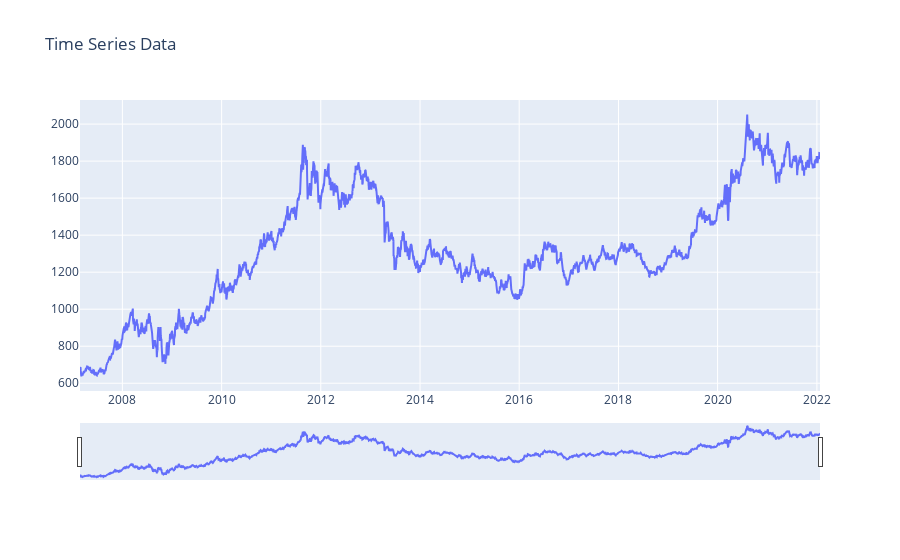

Here is the notebook cell this chart was saved with:
### Code cell
def plot_raw_data():
    fig = go.Figure()

    fig.add_trace(go.Scatter(x=data['Date'], y=data['Close'], name='stock_close'))
    fig.layout.update(title_text='Time Series Data', xaxis_rangeslider_visible=True)
    fig.show()
plot_raw_data()

### Figure 1 — Plotly figure (JSON) as saved in the notebook; plotly's stock layout.template omitted (floating-point values rounded to 4 significant figures; data arrays with more than 128 entries replaced by an {"elided": "..."} marker saying what was removed)
{"data": [{"name": "stock_close", "type": "scatter", "x": {"elided": "3754 str values"}, "y": {"elided": "3754 float values"}}], "layout": {"title": {"text": "Time Series Data"}, "xaxis": {"rangeslider": {"visible": true}}}}
